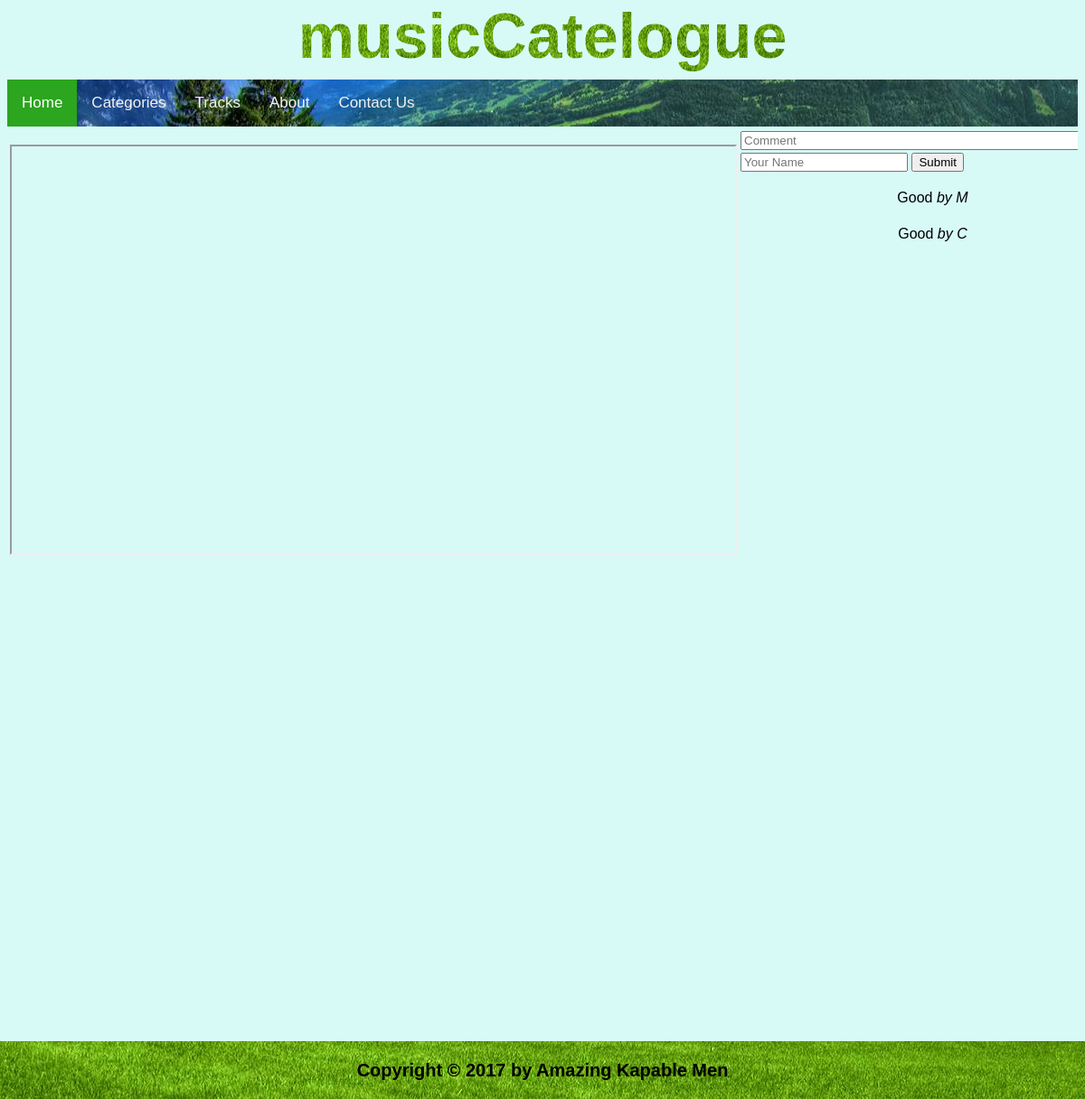
Page /?track_id=3 on the committed database.
### tables this page shows
CREATE TABLE `track` (
  `track_id` int(11) unsigned NOT NULL AUTO_INCREMENT,
  `category_id` int(11) NOT NULL,
  `title` varchar(255) NOT NULL DEFAULT '',
  `body` blob DEFAULT NULL,
  `author` varchar(255) NOT NULL,
  `created_at` datetime DEFAULT NULL,
  `youtube_link` varchar(255) DEFAULT NULL,
  PRIMARY KEY (`track_id`)
);

CREATE TABLE `comments` (
  `comment_id` int(11) unsigned NOT NULL AUTO_INCREMENT,
  `track_id` int(11) DEFAULT NULL,
  `author` varchar(255) DEFAULT NULL,
  `body` blob DEFAULT NULL,
  `created_at` timestamp NOT NULL DEFAULT current_timestamp() ON UPDATE current_timestamp(),
  PRIMARY KEY (`comment_id`)
);

### App/View/PlayerView.php (called while the page is built, shortened)
<?php
class PlayerView
{
    public function render($song, $commentData){
        $playerTemp = new PlayerTemp();
        $about = $playerTemp->getPlayer($song, $commentData);
        return null;
    }
}

### App/Controller/Player.php (called while the page is built, shortened)
<?php
class Player
{
    public function getDisplay(){
        $track_id = $_GET['track_id'];
        $model = new TracksModel();
        $pageData = $model->getPageData();
        $playerModel = new PlayerModel();
        $commentData = $playerModel->getCommentData($track_id);
        $song = $pageData[$track_id-1];
        $route = new PlayerView();
        $display = $route->render($song, $commentData);
        return $display;
    }
}

### index.php (called while the page is built, shortened)
<?php
$req = [
    'method' => $_SERVER['REQUEST_METHOD'],
    'uri' => $_SERVER['REQUEST_URI'],
    'search' => isset($_GET['search']) ? $_GET['search']: null,
    'track_id' =>  isset($_GET['track_id']) ? $_GET['track_id']: null,
    'name' => isset($_POST['name']) ? $_POST['name']: null,
    'surname' => isset($_POST['surname']) ? $_POST['surname']: null,
    'email' =>  isset($_POST['email']) ? $_POST['email']: null,
    'phone' =>  isset($_POST['phone']) ? $_POST['phone']: null,
    'country' =>  isset($_POST['country']) ? $_POST['country']: null,
    'message' => isset($_POST['message']) ? $_POST['message']: null,
    'author' => isset($_POST['author']) ? $_POST['author']: null,
    'body' => isset($_POST['body']) ? $_POST['body']: null,
    'comment' => isset($_POST['comment']) ? $_POST['comment']: null,
    'author' => isset($_POST['author']) ? $_POST['author']: null,
    'track_idCom' => isset($_POST['track_idCom']) ? $_POST['track_idCom']: null,
];
$router = new Router();
$response = $router->getHandled($req);

### App/Repository/DatabaseConnection.php (called while the page is built, shortened)
<?php
class DatabaseConnection
{
    public function __construct()
    {
        $servername = "localhost";
        $username = "root";
        $password = "";
        $dbname = "bootcamp";
        $this->conn = mysqli_connect($servername, $username, $password, $dbname);
    }
}

### App/Repository/TracksList.php (called while the page is built, shortened)
<?php
class TracksList extends DatabaseConnection
{
    public function getListOfTracks($type){
        switch ($type){
            default:
                $sql = "SELECT * FROM track";
        }
        $result = mysqli_query($this->conn, $sql);
        $listOfTracks = [];
        if (mysqli_num_rows($result) > 0) {
            while($row = mysqli_fetch_assoc($result)) {
                $listOfTracks[] = array(
                    'track_id' => $row["track_id"],
                    'title' => $row["title"],
                    'author' => $row["author"],
                    'body' => $row["body"],
                    'date' => $row["created_at"],
                    'youtube_link' => $row["youtube_link"],
                );
            }
            return $listOfTracks;
        } else {
            echo "0 results";
            return $listOfTracks;
        }
    }
}

### App/Model/TracksModel.php (called while the page is built, shortened)
<?php
class TracksModel
{
    public function getPageData(){
        $tracks = new TracksList();
        $pageData = $tracks->getListOfTracks('All');
        return $pageData;
    }
}

### App/Repository/CommentsList.php (called while the page is built, shortened)
<?php
class CommentsList extends DatabaseConnection
{
    public function getListOfComments($track_id)
    {
        $sql = "SELECT * FROM comments WHERE track_id = $track_id ORDER BY created_at DESC ";
        $result = mysqli_query($this->conn, $sql);
        $listOfComments = [];
        if (mysqli_num_rows($result) > 0) {
            while ($row = mysqli_fetch_assoc($result)) {
                $listOfComments[] = array(
                    'comment_id' => $row["comment_id"],
                    'track_id' => $row["track_id"],
                    'author' => $row["author"],
                    'body' => $row["body"],
                    'created_at' => $row["created_at"],
                );
            }
            return $listOfComments;
        } else {
            return $listOfComments;
        }
    }
}

### App/Model/PlayerModel.php (called while the page is built, shortened)
<?php
class PlayerModel
{
    public function getCommentData($track_id){
        $comments = new CommentsList();
        $commentData = $comments->getListOfComments($track_id);
        return $commentData;
    }
}

### App/View/Templates/PlayerTemp.php (the view, shortened to what this page needs)
<?php
class PlayerTemp
{
    public function getPlayer($song, $commentData)
    {
        echo '
            <div  align="center" style="overflow-y: scroll; height:500px;">
                <form action="" method="post">
                    <table width="100%">
                        <tr>
                            <td align="left">
                                <iframe width="800" height="450" src="https://www.youtube.com/embed/'.$song['youtube_link'].'?autoplay=1"></iframe>
                                <h2>'.$song['title'].'</h2>
                                <p>'.$song['body'].'</p>
                            </td>
                            <td valign="top" width="100%">
                                <input type="text" placeholder="Comment" name="comment" size="50" />
                                <input type="text" name="author" placeholder="Your Name" />
                                <input type="hidden" name="track_idCom" value="'.$song['track_id'].'">
                                <input type="submit" value="Submit"/>
                                <div  align="center" style="overflow-y: scroll; height:550px;">';
                                    foreach($commentData as $value){
                                        echo '<p>'.$value['body'].'<I> by '. $value['author'].'</I></p>';
                                    }
                                echo '</div>
                            </td>
                        </tr>
                    </table>
                </form>
            </div>
        ';
    }
}

### App/View/Templates/HeaderTemp.php (style rules this page uses)
body { background: #D8FAF6; color: black; font-family: Arial, Helvetica, sans-serif; line-height: 150%; }
p { text-align: center; }
table { border: 0px; }

### rows in the picture
comments: body "Good", author "M"
comments: body "Good", author "C"
